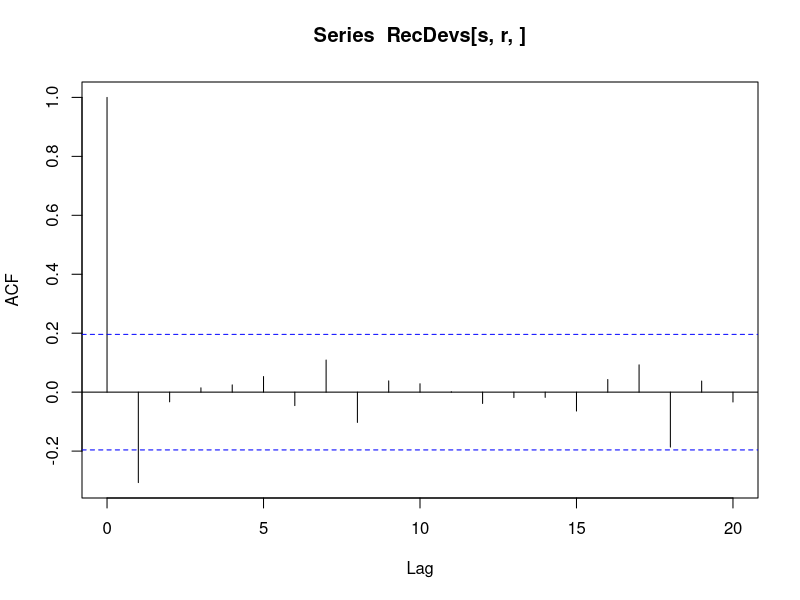
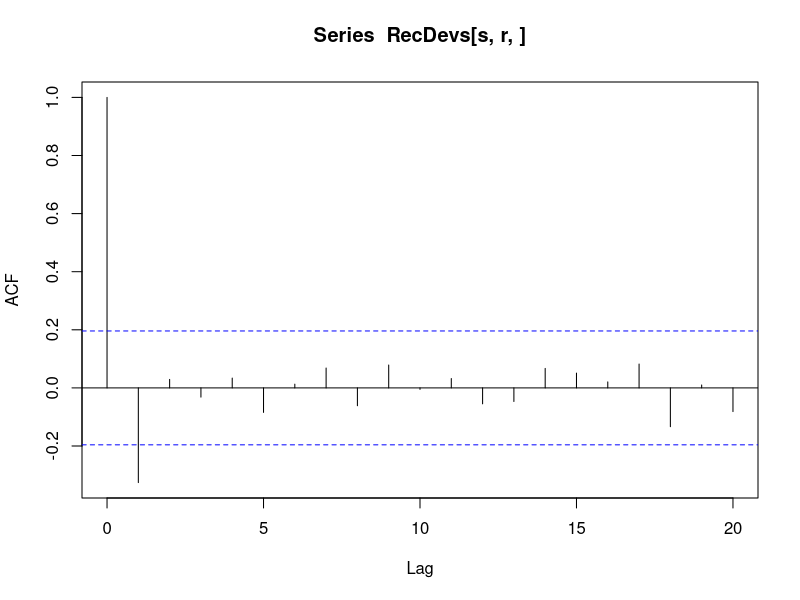
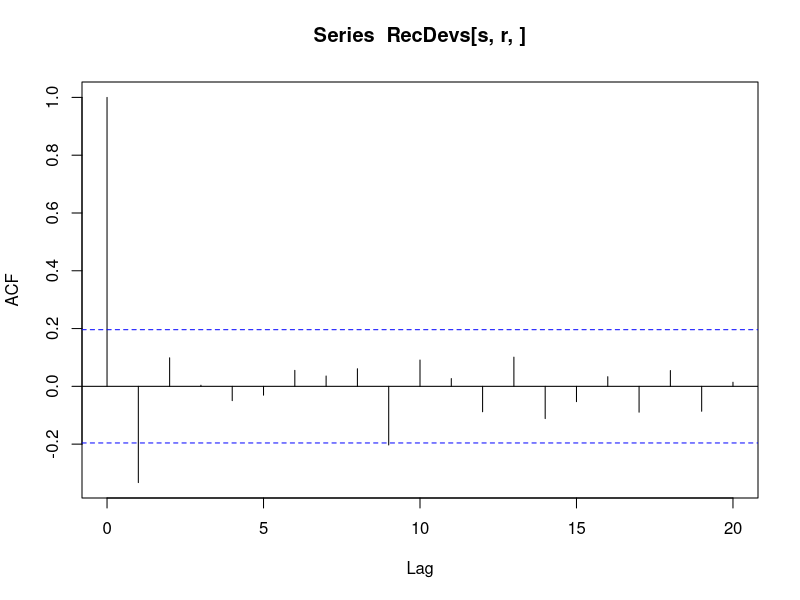
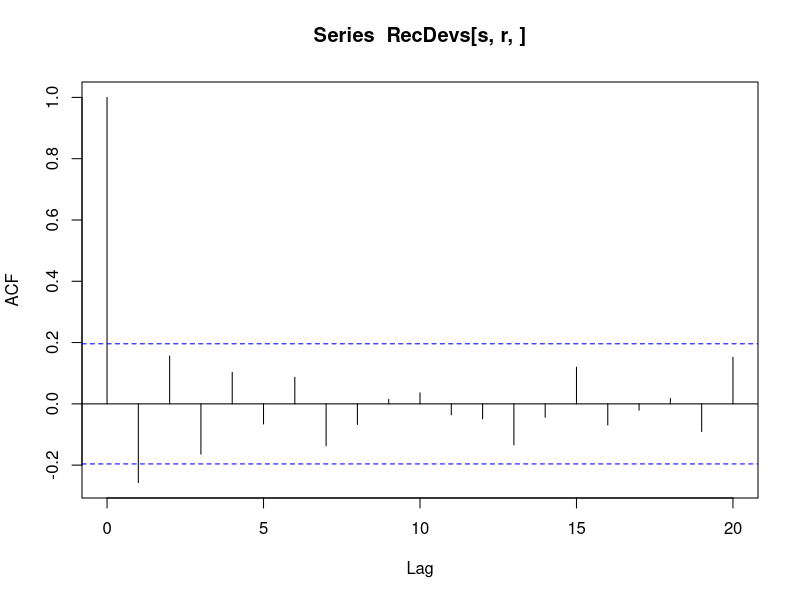
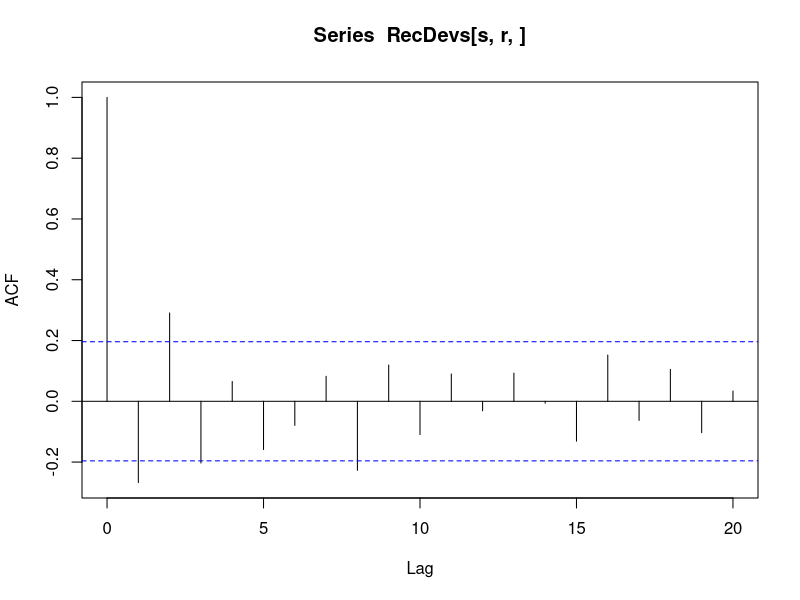
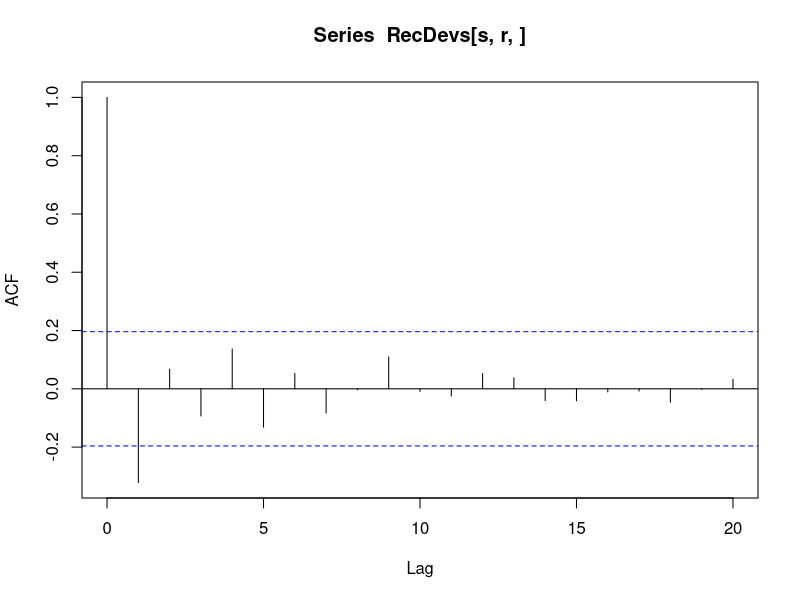
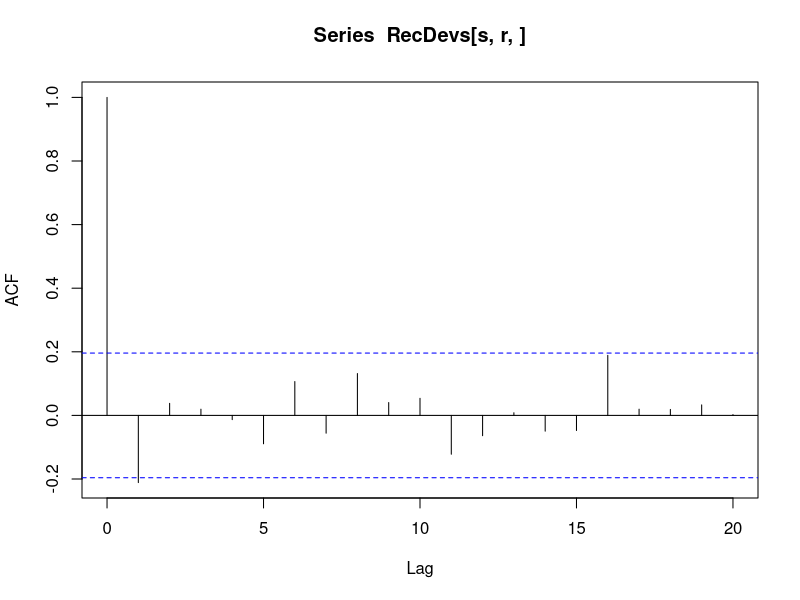
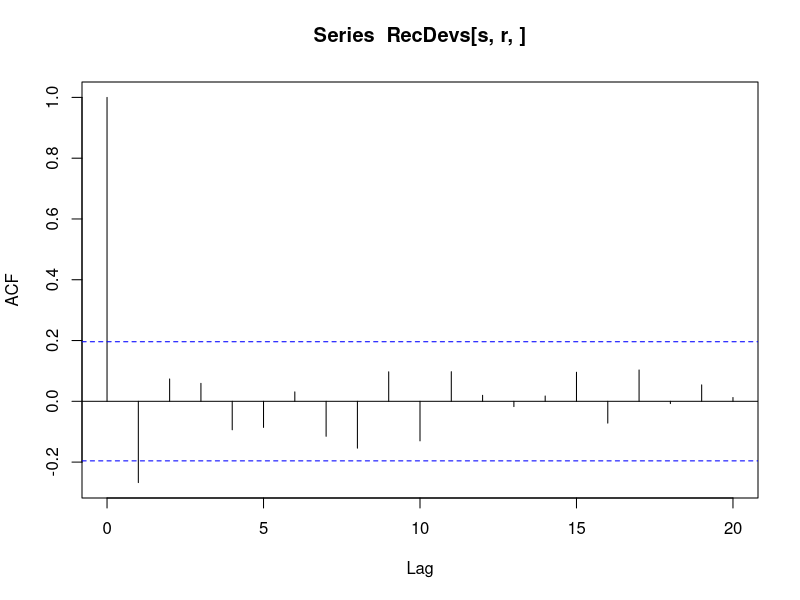

R code for these plots, in order:

# MLE function
NLL = function( parvec, recdev, returntype="NLL" ){
  sigmar = exp(parvec[1])
  AR = plogis(parvec[2])*2 - 1
  NLL = 0
  for(t in 1:length(recdev)){
    if(t==1) NLL = NLL - dnorm(recdev[t], mean=0, sd=sigmar, log=TRUE)
    if(t>=2) NLL = NLL - dnorm(recdev[t], mean=AR*recdev[t-1], sd=sigmar*sqrt(1-AR^2), log=TRUE)
  }
  if(returntype=="NLL") Return = NLL
  if(returntype=="Params") Return = c("sigmar"=sigmar, "AR"=AR)
  return( Return )
}

# Settings
SigmaR = 0.5
AR_set = c(-0.25, 0, 0.25, 0.5, 0.75, 0.9)
n_years = 100
n_reps = 50

# Generate rec-devs
RecDevs = array(NA, dim=c(length(AR_set),n_reps,n_years))
for(s in 1:length(AR_set)){
for(r in 1:n_reps){
for(t in 1:n_years){
  if(t==1) RecDevs[s,r,t] = rnorm(1, mean=0, sd=SigmaR)
  if(t>=2) RecDevs[s,r,t] = rnorm(1, mean=AR_set[s]*RecDevs[s,r,t-1], sd=SigmaR*sqrt(1-AR_set[s]^2))
}}}

# Compare MLE vs. estimator used in "external" method
Results = array(NA,dim=c(length(AR_set),n_reps,3),dimnames=list(NULL,NULL,c("True","MLE","external")))
for(s in 1:length(AR_set)){
for(r in 1:n_reps){
  Results[s,r,'True'] = AR_set[s]
  Results[s,r,'external'] = acf( RecDevs[s,r,] )$acf[2]
  # Calculate MLE
  Opt = nlminb( start=c(0,0), recdev=RecDevs[s,r,], objective=NLL)
  ParHat = NLL( Opt$par, recdev=RecDevs[s,r,], returntype="Params")
  Results[s,r,'MLE'] = ParHat['AR']
}}

# Plot results
png( file="Experiment_comparing_MLE_and_external_estimators.png", width=10, height=2, res=200, units="in")
  par( mfrow=c(1,length(AR_set)), mar=c(1,1,2,0), mgp=c(1.75,0.25,0), tck=-0.02, oma=c(2,2,0,0))
  for(s in 1:length(AR_set)){
    plot( x=Results[s,,'external'], y=Results[s,,'MLE'], main=paste0("AR=",AR_set[s]), xlim=c(-1,1), ylim=c(-1,1), xlab="", ylab="")
    abline( a=0, b=1)
      legend( "topleft", legend=round(mean(Results[s,,'MLE']),3))
  }
  mtext(side=1, outer=TRUE, text="using acf function", line=0.5)
  mtext(side=2, outer=TRUE, text="MLE", line=0.5)
dev.off()
